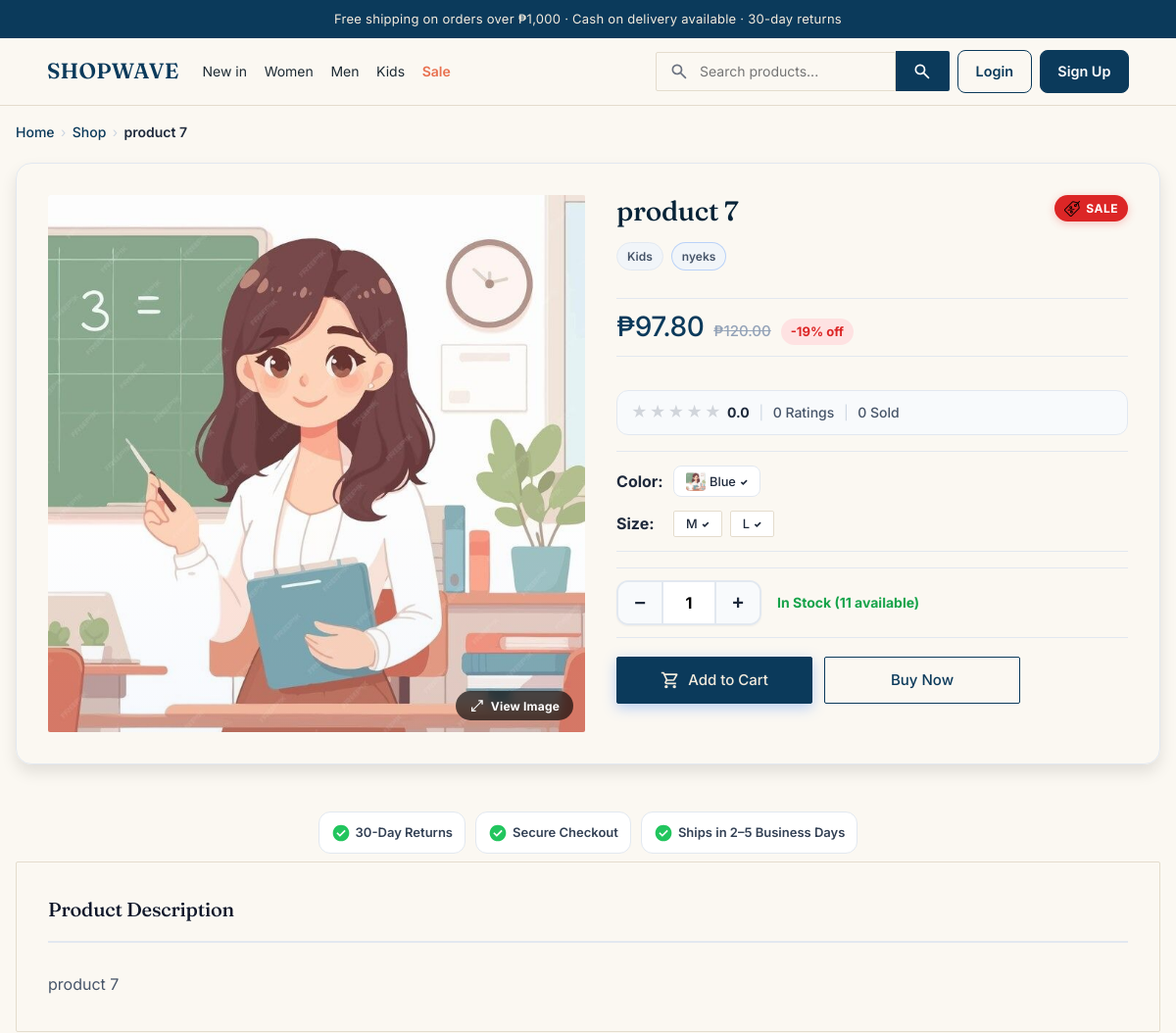
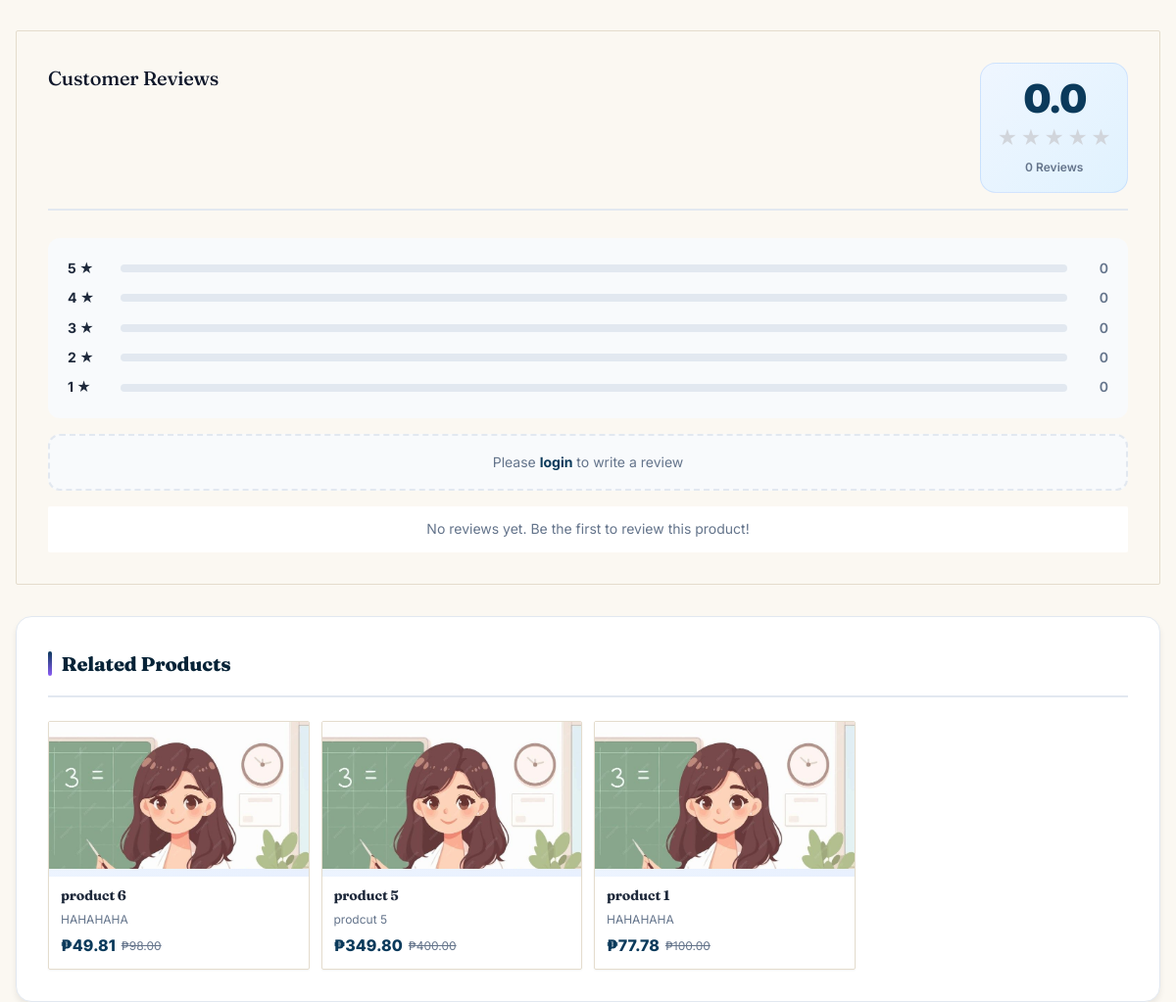
Screenshot of /public/product-details.php?id=7 with the database file from the repository (2 pictures, top to bottom).
### tables this page shows
CREATE TABLE `products` (
  `id` int unsigned NOT NULL AUTO_INCREMENT,
  `product_code` varchar(50) DEFAULT NULL,
  `slug` varchar(200) DEFAULT NULL,
  `name` varchar(200) NOT NULL,
  `description` text,
  `price` decimal(10,2) NOT NULL,
  `discount_price` decimal(10,2) DEFAULT NULL,
  `category_id` int unsigned DEFAULT NULL,
  `subcategory` varchar(100) DEFAULT NULL,
  `brand` varchar(100) DEFAULT NULL,
  `stock` int NOT NULL DEFAULT '0',
  `image_url` varchar(255) DEFAULT NULL,
  `status` enum('active','inactive') NOT NULL DEFAULT 'active',
  `created_at` timestamp NULL DEFAULT CURRENT_TIMESTAMP,
  `updated_at` timestamp NULL DEFAULT CURRENT_TIMESTAMP ON UPDATE CURRENT_TIMESTAMP,
  PRIMARY KEY (`id`),
  UNIQUE KEY `product_code` (`product_code`),
  UNIQUE KEY `slug` (`slug`),
  KEY `status` (`status`),
  KEY `category_id` (`category_id`),
  CONSTRAINT `products_ibfk_1` FOREIGN KEY (`category_id`) REFERENCES `categories` (`id`) ON DELETE SET NULL
);

CREATE TABLE `categories` (
  `id` int unsigned NOT NULL AUTO_INCREMENT,
  `name` varchar(100) NOT NULL,
  `description` text,
  `image_url` varchar(255) DEFAULT NULL,
  `created_at` timestamp NULL DEFAULT CURRENT_TIMESTAMP,
  PRIMARY KEY (`id`)
);

CREATE TABLE `product_variants` (
  `id` int unsigned NOT NULL AUTO_INCREMENT,
  `product_id` int unsigned NOT NULL,
  `type` varchar(20) NOT NULL,
  `value` varchar(100) NOT NULL,
  `image_url` varchar(255) DEFAULT NULL,
  `display_order` int NOT NULL DEFAULT '0',
  PRIMARY KEY (`id`),
  KEY `product_id` (`product_id`,`type`),
  CONSTRAINT `product_variants_ibfk_1` FOREIGN KEY (`product_id`) REFERENCES `products` (`id`) ON DELETE CASCADE
);

### public/product-details.php (the view, shortened to what the rows shown need)
<?php
$root = BASE_URL;
require_once dirname(__DIR__) . '/backend/detailsbackend.php';
?>
<!DOCTYPE html>
<html lang="en">
<head>
    <link rel="stylesheet" href="<?php echo asset('design/main-layout.css'); ?>">
    <link rel="stylesheet" href="<?php echo asset('design/web-design/product-details.css'); ?>">
    <link rel="stylesheet" href="<?php echo asset('design/shopwave-theme.css')?>">
</head>
<body>
    <div class="wrapper">
        <div class="page-body">
            <div class="breadcrumbs">
                <a href="<?php echo $root; ?>/index.php">Home</a>
                <span class="separator">›</span>
                <a href="<?php echo $root; ?>/public/shop.php">Shop</a>
                <span class="separator">›</span>
                <span class="current"><?php echo htmlspecialchars($product['name']); ?></span>
            </div>
            <div class="product-detail-top">
                <div class="product-gallery">
                    <div class="main-image">
                        <?php if ($product['image_url']): ?>
                            <img src="<?php echo htmlspecialchars($product['image_url']); ?>"
                                alt="<?php echo htmlspecialchars($product['name']); ?>"
                                id="mainProductImage">
                            <button class="view-image-btn" onclick="openImageLightbox()" aria-label="View full image">
                                <svg xmlns="http://www.w3.org/2000/svg" height="16px" viewBox="0 -960 960 960" width="16px" fill="currentColor">
                                    <path d="M120-120v-270h80v150l504-504H554v-80h270v270h-80v-150L240-200h150v80H120Z" />
                                </svg>
                                View Image
                            </button>
                        <?php endif; ?>
                    </div>
                </div>
                <div class="product-info-main">
                    <div class="product-header-block">
                        <div class="product-title-row">
                            <h1 class="product-title"><?php echo htmlspecialchars($product['name']); ?></h1>
                            <?php if (!empty($product['discount_price']) && $product['discount_price'] < $product['price']): ?>
                                <span class="sale-badge">
                                    <img src="<?php echo $root; ?>/image/tag.png" alt=""> SALE
                                </span>
                            <?php endif; ?>
                        </div>
                        <div class="product-meta">
                            <span class="product-category-badge">
                                <?php echo htmlspecialchars($product['category_name'] ?? 'Uncategorized'); ?>
                            </span>
                            <?php if (!empty($product['brand'])): ?>
                                <span class="product-brand-badge"><?php echo htmlspecialchars($product['brand']); ?></span>
                            <?php endif; ?>
                        </div>
                        <div class="product-price-section">
                            <?php if (!empty($product['discount_price']) && $product['discount_price'] < $product['price']): ?>
                                <span class="current-price">₱<?php echo number_format($product['discount_price'], 2); ?></span>
                                <span class="original-price">₱<?php echo number_format($product['price'], 2); ?></span>
                                <span class="discount-percentage">
                                    -<?php echo round((($product['price'] - $product['discount_price']) / $product['price']) * 100); ?>% off
                                </span>
                            <?php else: ?>
                                <span class="current-price">₱<?php echo number_format($product['price'], 2); ?></span>
                            <?php endif; ?>
                        </div>
                    </div>
                    <div class="variant-section">
                        <?php
                        $colors = array_map(fn($c) => [
                            'name' => $c['name'],
                            'image' => $c['image_url'] ?: $product['image_url'],
                        ], $product['colors'] ?? []);
                        ?>
                        <div class="variant-row">
                            <?php if ($colorOverflow): ?>
                                <div class="variant-dropdown-wrap" id="colorDropdownWrap">
                                    <button class="variant-trigger" onclick="toggleDropdown('colorDropdownWrap')" id="colorTrigger">
                                        <span id="colorTriggerText">See all <?php echo count($colors); ?> colors</span>
                                        <span class="trigger-arrow">▾</span>
                                    </button>
                                    <div class="variant-dropdown" id="colorDropdown">
                                        <?php foreach ($colors as $color): ?>
                                            <button class="variant-btn color-btn"
                                                onclick="selectVariant(this, 'color', 'colorTriggerText', 'colorDropdown', 'colorDropdownWrap')"
                                                data-value="<?php echo htmlspecialchars($color['name']); ?>"
                                                data-image="<?php echo htmlspecialchars($color['image']); ?>">
                                                <?php if (!empty($color['image'])): ?>
                                                    <img src="<?php echo htmlspecialchars($color['image']); ?>" alt="<?php echo htmlspecialchars($color['name']); ?>">
                                                <?php endif; ?>
                                                <span><?php echo htmlspecialchars($color['name']); ?></span>
                                                <span class="variant-check">✓</span>
                                            </button>
                                        <?php endforeach; ?>
                                    </div>
                                </div>
                            <?php else: ?>
                                <div class="variant-choices">
                                    <?php foreach ($colors as $color): ?>
                                        <button class="variant-btn color-btn"
                                            onclick="selectVariant(this, 'color', null, null, null)"
                                            data-value="<?php echo htmlspecialchars($color['name']); ?>"
                                            data-image="<?php echo htmlspecialchars($color['image']); ?>">
                                            <?php if (!empty($color['image'])): ?>
                                                <img src="<?php echo htmlspecialchars($color['image']); ?>" alt="<?php echo htmlspecialchars($color['name']); ?>">
                                            <?php endif; ?>
                                            <span><?php echo htmlspecialchars($color['name']); ?></span>
                                            <span class="variant-check">✓</span>
                                        </button>
                                    <?php endforeach; ?>
                                </div>
                            <?php endif; ?>
                        </div>
                    </div>
                    <div class="product-actions-wrap">
                        <div class="qty-stock-row">
                            <div class="quantity-controls">
                                <button type="button" class="qty-btn" onclick="decreaseQty()" aria-label="Decrease quantity"
                                    <?php echo $product['stock'] <= 0 ? 'disabled' : ''; ?>>−</button>
                                <input type="number" id="quantity" value="<?php echo $product['stock'] > 0 ? 1 : 0; ?>" min="1" max="<?php echo $product['stock']; ?>"
                                    onchange="validateQty()" aria-label="Quantity"
                                    <?php echo $product['stock'] <= 0 ? 'disabled' : ''; ?>>
                                <button type="button" class="qty-btn" onclick="increaseQty()" aria-label="Increase quantity"
                                    <?php echo $product['stock'] <= 0 ? 'disabled' : ''; ?>>+</button>
                            </div>
                            <div class="stock-status">
                                <?php if ($product['stock'] > 10): ?>
                                    <span class="in-stock">In Stock (<?php echo $product['stock']; ?> available)</span>
                                <?php elseif ($product['stock'] > 0): ?>
                                    <span class="low-stock">Low Stock — Only <?php echo $product['stock']; ?> left</span>
                                <?php else: ?>
                                    <span class="out-of-stock">Out of Stock</span>
                                <?php endif; ?>
                            </div>
                        </div>
                    </div>
                </div>
            </div>
            <div class="section-card description-section">
                <div class="section-card-header">
                    <h2>Product Description</h2>
                </div>
                <div class="description-content">
                    <?php if (!empty($product['description'])): ?>
                        <p><?php echo nl2br(htmlspecialchars($product['description'])); ?></p>
                    <?php else: ?>
                        <p class="no-description">Description coming soon.</p>
                    <?php endif; ?>
                </div>
            </div>
            <div class="section-card reviews-section">
                <div class="section-card-header">
                    <h2>Customer Reviews</h2>
                </div>
            </div>
            <div class="related-products-section">
                <h2>Related Products</h2>
                <div class="related-products-grid">
                    <?php if (!empty($relatedProducts)): ?>
                        <?php foreach ($relatedProducts as $related): ?>
                            <a href="<?php echo $root; ?>/public/product-details.php?id=<?php echo $related['id']; ?>" class="related-product-card">
                                <div class="related-product-image">
                                    <?php if (!empty($related['image_url'])): ?>
                                        <img src="<?php echo htmlspecialchars($related['image_url']); ?>" alt="<?php echo htmlspecialchars($related['name']); ?>" loading="lazy">
                                    <?php else: ?>
                                        <div class="no-image">🛍️</div>
                                    <?php endif; ?>
                                </div>
                                <div class="related-product-info">
                                    <h3><?php echo htmlspecialchars($related['name']); ?></h3>
                                    <?php if (!empty($related['brand'])): ?>
                                        <span class="related-product-brand"><?php echo htmlspecialchars($related['brand']); ?></span>
                                    <?php endif; ?>
                                    <div class="related-product-price">
                                        <?php if (!empty($related['discount_price']) && $related['discount_price'] < $related['price']): ?>
                                            <span class="price-current">₱<?php echo number_format($related['discount_price'], 2); ?></span>
                                            <span class="price-original">₱<?php echo number_format($related['price'], 2); ?></span>
                                        <?php else: ?>
                                            <span class="price-current">₱<?php echo number_format($related['price'], 2); ?></span>
                                        <?php endif; ?>
                                    </div>
                                </div>
                            </a>
                        <?php endforeach; ?>
                    <?php else: ?>
                        <p class="no-related">No related products found.</p>
                    <?php endif; ?>
                </div>
            </div>
        </div>
    </div>
</body>
</html>

### rows the page displays
products: name "product 7", image_url (picture), category.name "Kids", brand "nyeks", discount_price "97.80", price "120.00", (($product['price'] - $product['discount_price']) / $product['price']) * 100 "19", stock "1", stock "11", description "product 7"
product_variants: image_url (picture), value "Blue"
products: image_url (picture), name "product 6", brand "HAHAHAHA", discount_price "49.81", price "98.00"
products: image_url (picture), name "product 5", brand "prodcut 5", discount_price "349.80", price "400.00"
products: image_url (picture), name "product 1", brand "HAHAHAHA", discount_price "77.78", price "100.00"

### other values shown
$avgRating "0.0"
$product['rating_count'] "0"
$product['sold_count'] "0"
$size "M"
$size "L"
$product['avg_rating'] "0.0"
$count "0"
